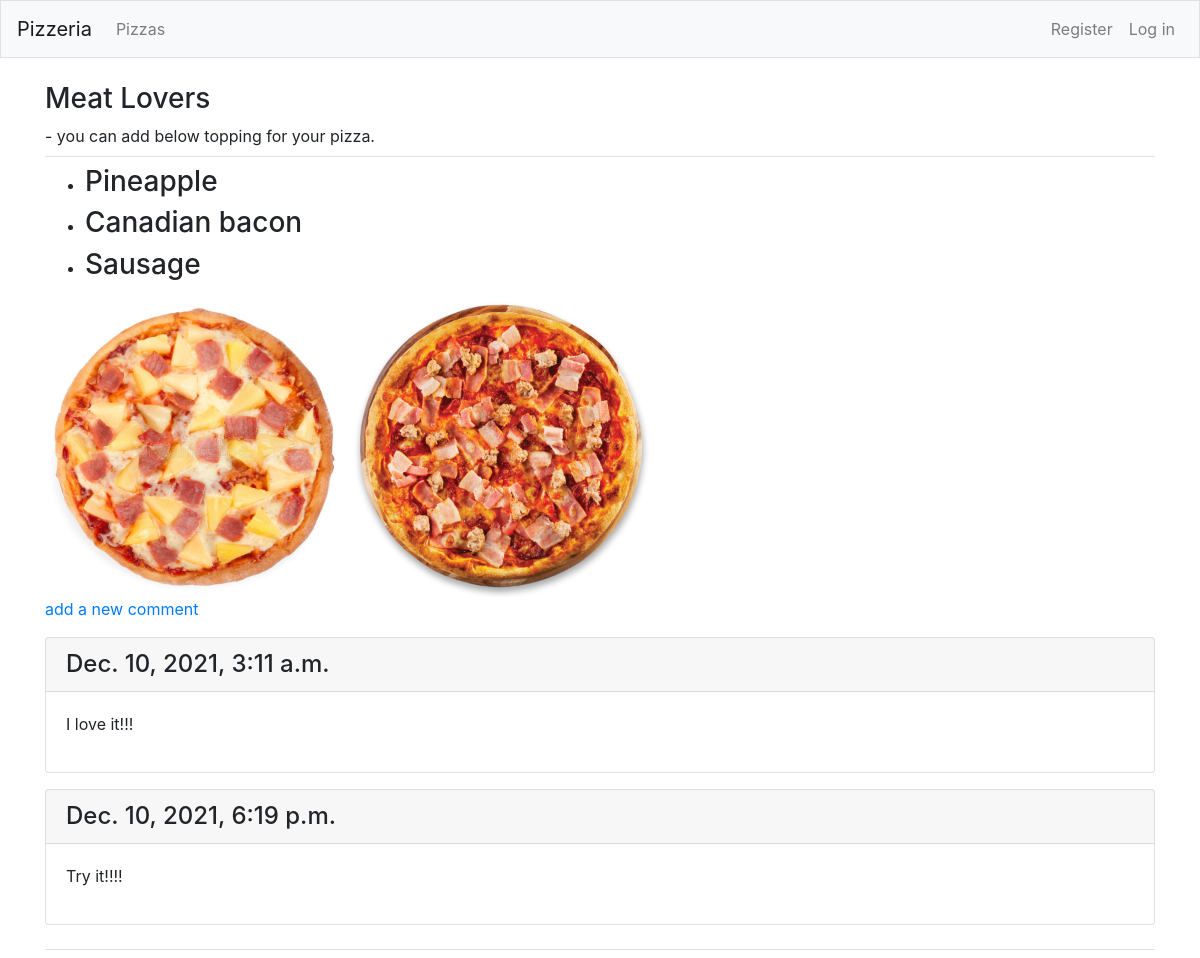
/pizza1/3/, run on the app's committed database.
### pizzas/models.py (models this page shows, shortened)
class Pizza(models.Model):
    name = models.CharField(max_length=200)
    date_added = models.DateTimeField(auto_now_add=True)
    def __str__(self):
        return self.name

class Topping(models.Model):
    pizza = models.ForeignKey(Pizza, on_delete=models.CASCADE)
    name = models.CharField(max_length=200)
    def __str__(self):
        return self.name

class Comment(models.Model):
    pizza = models.ForeignKey(Pizza, on_delete=models.CASCADE)
    text = models.TextField()
    date_added = models.DateTimeField(auto_now_add=True)
    class Meta:
        verbose_name_plural = 'Comments'

### pizzas/views.py (the view)
# urls.py: path('pizza1/<int:pizza2_id>/', views.pizza2, name='pizza2'),
def pizza2(request, pizza2_id):
    pizza2 = Pizza.objects.get(id=pizza2_id)
    toppings = pizza2.topping_set.all()
    comments = pizza2.comment_set.all()
    images  = pizza2.image_set.all()
    if request.method != 'POST':
        form = ImageForm()
    else:
        form = ImageForm(data=request.POST)
    context = {'pizza2':pizza2, 'toppings':toppings, 'comments':comments, 'images':images, 'form':form}
    return render(request, 'pizzas/pizza2.html', context)

### pizzas/templates/pizzas/pizza2.html
{% extends "pizzas/base.html" %}
{% load static %}
{% block page_header %}
<h3>{{ pizza2 }}</h3>
- you can add below topping for your pizza.
{% endblock page_header %}
{% block content %}
<ul>
    {% for t in toppings %}
    <li><h3>
        {{ t }}
    </h3></li>
    {% empty %}
    <li><h3>No pizza's topping have been added yet.</h3></li>
    {% endfor %}
</ul>
<img src="{% static 'pizzas/Hawaiian.jpg' pizza2.id %}" alt="Hawaiian" width="300" height="300">
<img src="{% static 'pizzas/Meat.png' pizza2.id %}" alt="Meat lovers" width="300" height="300">
<p>
    <a href="{% url 'pizzas:new_comment' pizza2.id %}">add a new comment</a>
</p>
{% for c in comments %}
<div class="card mb-3">
    <h4 class="card-header">
        {{ c.date_added }}
    </h4>
    <div class="card-body">
        {{ c.text|linebreaks }}
    </div>
</div>
{% empty %}
<li> There are no comment for this topic yet.</li>
{% endfor %}
{% endblock content %}

### data on the page
Pizza: name "Meat Lovers"
Topping: name "Pineapple"
Topping: name "Canadian bacon"
Topping: name "Sausage"
Comment: date_added "Dec. 10, 2021, 3:11 a.m.", text "I love it!!!"
Comment: date_added "Dec. 10, 2021, 6:19 p.m.", text "Try it!!!!"
